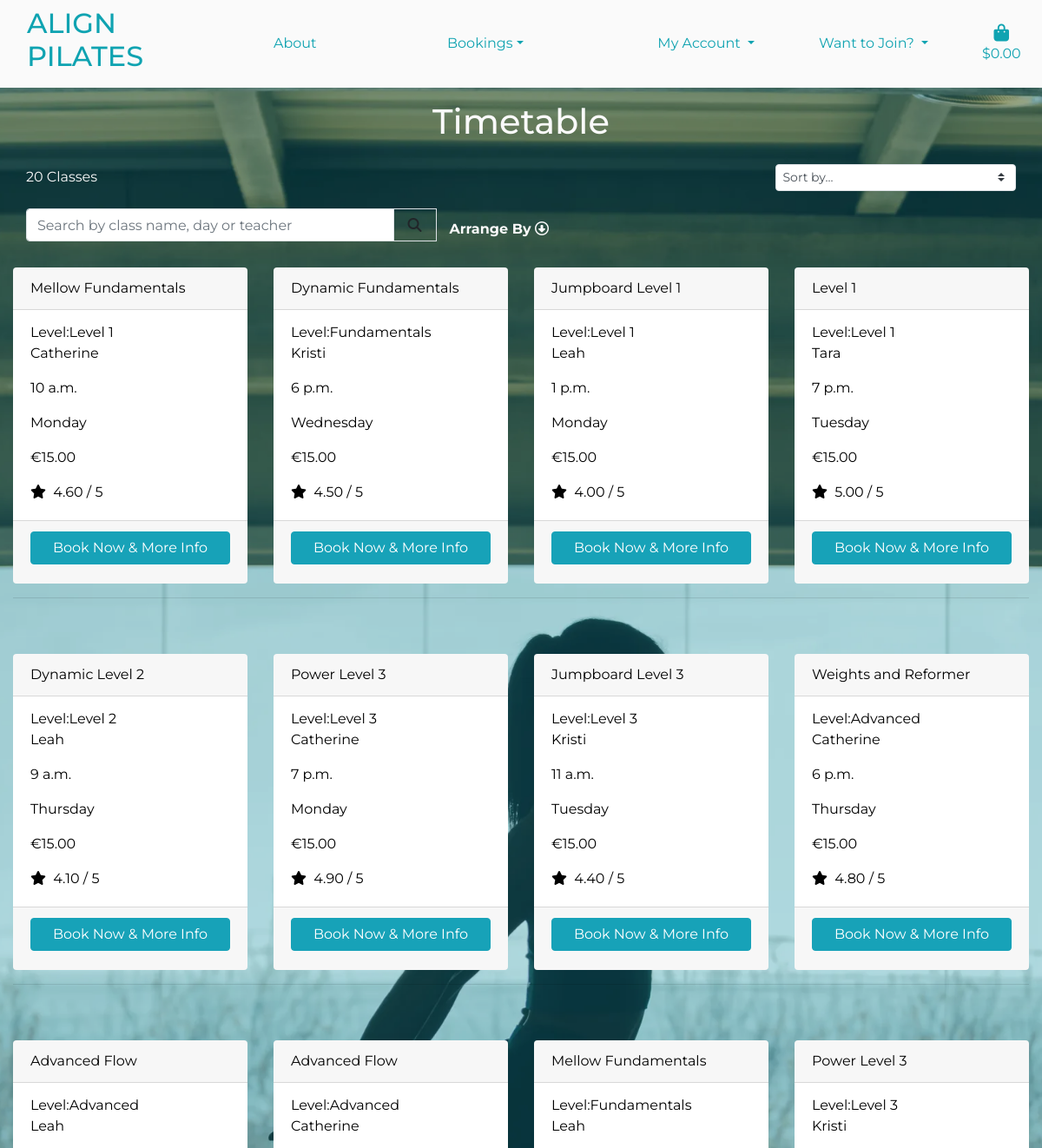
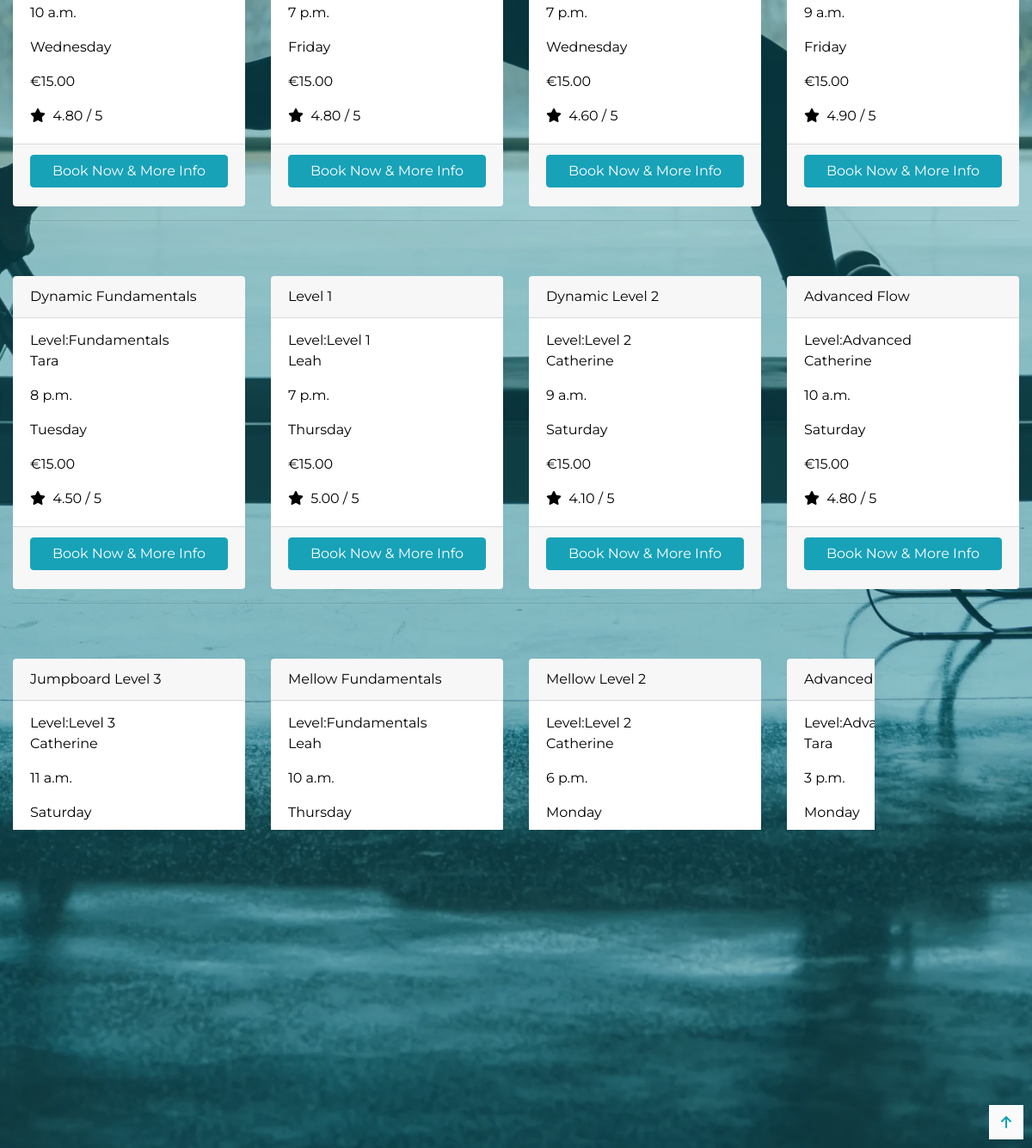
/classes/, run on the app's committed database (2 pictures, top to bottom).
### classes/models.py (models this page shows, shortened)
class Class_Type(models.Model):
    name = models.CharField(max_length=254)
    level = models.ForeignKey('Level', null=True, blank=True, on_delete=models.SET_NULL)
    description = models.TextField()
    teacher = models.CharField(max_length=254)
    cost = models.DecimalField(max_digits=4, decimal_places=2)
    time = models.TimeField()
    day = models.CharField(max_length=9)
    rating = models.DecimalField(max_digits=6, decimal_places=2, null=True, blank=True)
    day_number = models.IntegerField(default=1)

class Level(models.Model):
    name = models.CharField(max_length=254)
    friendly_name = models.CharField(max_length=254, null=True, blank=True)
    def __str__(self):
        return self.name

### classes/views.py (the view, shortened to what this page needs)
# urls.py: path('', views.all_classes, name='classes'),
def all_classes(request):
    class_types = Class_Type.objects.all()
    query = None
    levels = None
    direction = None
    sort = None
    current_sorting = f'{sort}_{direction}'
    context = {
        'class_types': class_types,
        'search_term': query,
        'current_levels': levels,
        'current_sorting': current_sorting,
    }
    return render(request, 'classes/classes.html', context )

### basket/contexts.py (called while the page is built, shortened)
def basket_contents(request):
    basket_items = []
    grand_total = 0
    class_count = 0
    cost = 15
    basket = request.session.get('basket', {})
    context = {
        'basket_items': basket_items,
        'grand_total': grand_total,
        'class_count': class_count,
    }
    return context

### classes/templates/classes/classes.html (shortened to what this page needs)
{% extends 'base.html' %}
{% load static %}
{% block content %}
    <div class="overlay"></div>
    <div class="container class-list">
        <div class="row timetable-row">
            <div class="col text-center mt-3">
               <h2 class="timetable-header">Timetable</h2>
            </div>
               <div class="row class-rows">
                <div class="col-12">
                    <div class="row mt-1 mb-2">
                        <div class="col-12 col-md-6 my-auto order-md-last d-flex justify-content-center justify-content-md-end">
                            <div class="sort-select-wrapper w-50">
                                <select id="sort-selector" class="custom-select custom-select-sm border border-{% if current_sorting != 'None_None' %}info{% else %}black{% endif %}">
                                    <option value="reset" {% if current_sorting == 'None_None' %}selected{% endif %}>Sort by...</option>
                                </select>
                            </div>
                        </div>
                    <div class="col-12 col-md-6 order-md-first">
                        <p class="mt-3 text-center text-md-left">
                            {{ class_types|length }} Classes{% if search_term %} found for <strong>"{{ search_term }}"</strong>{% endif %}
                        </p>
                    </div>
                </div>
               <div class="row">
                    <div class="col-8 col-lg-10 col-sm-6 my-auto py-1 py-lg-0 d-none d-sm-block">
                        <form method="GET" action="{% url 'classes' %}">
                            <div class="input-group w-100 search-box">
                                <input class="form-control border" type="text" name="q"
                                placeholder="Search by class name, day or teacher">
                                <div class="input-group-append">
                                    <button class="form-control btn border" type="submit">
                                        <span class="icon">
                                            <i class="fas fa-search"></i>
                                        </span>
                                    </button>
                                </div>
                        <div class="col-6 col-lg-6 col-sm-4 my-auto py-1 py-lg-0 arrange-by-dropdown">
                            <div class="navbar-collapse class-sort-navbar">
                                <ul class="navbar-nav w-auto mx-auto">
                                    <li class="nav-item dropdown">
                                        <a class="font-weight-bold nav-link text-black mr-5 class-sort-navbar" href="#" id="all-classes-link"
                                        data-toggle="dropdown" aria-haspopup="true" aria-expanded="false">
                                            Arrange By <i class="far fa-arrow-alt-circle-down"></i></a>
                                    </li>
                                </ul>
                            </div>
                        </div>
                    </div>
                </form>
            </div>
        </div>
        </div>
        <div class="row">
            <div class="class-container col-12">
                <div class="row">
                    {% for class in class_types %}
                    <div class="col-sm-6 col-md-6 col-lg-4 col-xl-3 class-cards">
                        <div class="card h-100 border-0">
                            <div class="card-header">{{ class.name }}</div>
                            <div class="card-body">
                                <p class="card-subtitle">Level:{{ class.level }}</p>
                                <p class="card-text">{{ class.teacher }}</p>
                                <p class="card-text">{{ class.time }}</p>
                                <p class="card-text">{{ class.day }}</p>
                                <p class="card-text">€{{ class.cost }}</p>
                                {% if class.rating %}
                                <p class="card-text"><i class="fas fa-star mr-1"></i> {{ class.rating }} / 5</p>
                                {% else %}
                                <p class="card-text">No Rating</p>
                                {% endif %}
                            </div>
                            <div class="card-footer">
                                <a href="{% url 'class_type' class.id %}" class="btn btn-info btn-block">Book Now & More Info</a>
                            </div>
                        </div>
                    </div>
                        {% if forloop.counter|divisibleby:4 %}
                            <div class="col-12 d-none d-xl-block mb-5">
                                <hr>
                            </div>
                        {% endif %}
                    {% endfor %}
                </div>
            </div>
        </div>
    </div>
    <div class="shadow-sm border">
        <a class="d-flex back-to-top-button">
            <i class="fas fa-arrow-up mx-auto my-auto"></i>
        </a>
    </div>
{% endblock %}

### static/css/base.css (style rules this page uses)
html { height: 100%; }
body { background: url('/media/pilates-site-header.webp') no-repeat center center fixed; height: calc(100vh - 164px); background-size: cover; color: #fafafa; font-family: 'Montserrat'; min-height: 100vh; display: flex; flex-direction: column; }
.timetable-header { font-size: 250%; }
.search-box { padding-bottom: 20px; }
.class-list { padding-top: 20px; }
.timetable-row { padding-top: 80px; }
.class-rows { padding-bottom: 20px; }
button, .btn { margin-bottom: 10px; }
a { color: #0FA3B1; }
.class-sort-navbar { color: #fafafa !important; text-align: left; }
.class-cards { color: black !important; }
.overlay { height: 100%; width: 100%; top: 0; left: 0; position: fixed; background: #0FA3B1; opacity: 0.3; z-index: -1; }
.back-to-top-button { width: 40px; height: 40px; position: fixed; bottom: 10px; right: 10px; background-color: #fafafa; color: #0FA3B1; }
.icon { align-items: center; display: inline-flex; justify-content: center; height: 1.5rem; width: 1.5rem; }
@media (min-width: 769px) { .search-box { width: 100%; } }

### data on the page
Class_Type: name "Mellow Fundamentals", level "Level 1", teacher "Catherine", time "10 a.m.", day "Monday", cost "15.00", rating "4.60"
Class_Type: name "Dynamic Fundamentals", level "Fundamentals", teacher "Kristi", time "6 p.m.", day "Wednesday", cost "15.00", rating "4.50"
Class_Type: name "Jumpboard Level 1", level "Level 1", teacher "Leah", time "1 p.m.", day "Monday", cost "15.00", rating "4.00"
Class_Type: name "Level 1", level "Level 1", teacher "Tara", time "7 p.m.", day "Tuesday", cost "15.00", rating "5.00"
Class_Type: name "Dynamic Level 2", level "Level 2", teacher "Leah", time "9 a.m.", day "Thursday", cost "15.00", rating "4.10"
Class_Type: name "Power Level 3", level "Level 3", teacher "Catherine", time "7 p.m.", day "Monday", cost "15.00", rating "4.90"
Class_Type: name "Jumpboard Level 3", level "Level 3", teacher "Kristi", time "11 a.m.", day "Tuesday", cost "15.00", rating "4.40"
Class_Type: name "Weights and Reformer", level "Advanced", teacher "Catherine", time "6 p.m.", day "Thursday", cost "15.00", rating "4.80"
Class_Type: name "Advanced Flow", level "Advanced", teacher "Leah", time "10 a.m.", day "Wednesday", cost "15.00", rating "4.80"
Class_Type: name "Advanced Flow", level "Advanced", teacher "Catherine", time "7 p.m.", day "Friday", cost "15.00", rating "4.80"
Class_Type: name "Mellow Fundamentals", level "Fundamentals", teacher "Leah", time "7 p.m.", day "Wednesday", cost "15.00", rating "4.60"
Class_Type: name "Power Level 3", level "Level 3", teacher "Kristi", time "9 a.m.", day "Friday", cost "15.00", rating "4.90"
Class_Type: name "Dynamic Fundamentals", level "Fundamentals", teacher "Tara", time "8 p.m.", day "Tuesday", cost "15.00", rating "4.50"
Class_Type: name "Level 1", level "Level 1", teacher "Leah", time "7 p.m.", day "Thursday", cost "15.00", rating "5.00"
Class_Type: name "Dynamic Level 2", level "Level 2", teacher "Catherine", time "9 a.m.", day "Saturday", cost "15.00", rating "4.10"
Class_Type: name "Advanced Flow", level "Advanced", teacher "Catherine", time "10 a.m.", day "Saturday", cost "15.00", rating "4.80"
Class_Type: name "Jumpboard Level 3", level "Level 3", teacher "Catherine", time "11 a.m.", day "Saturday", cost "15.00", rating "4.40"
Class_Type: name "Mellow Fundamentals", level "Fundamentals", teacher "Leah", time "10 a.m.", day "Thursday", cost "15.00", rating "4.60"
Class_Type: name "Mellow Level 2", level "Level 2", teacher "Catherine", time "6 p.m.", day "Monday", cost "15.00", rating "4.70"
Class_Type: name "Advanced Flow", level "Advanced", teacher "Tara", time "3 p.m.", day "Monday"

### other printed values
{{ class_types|length }} "20"
